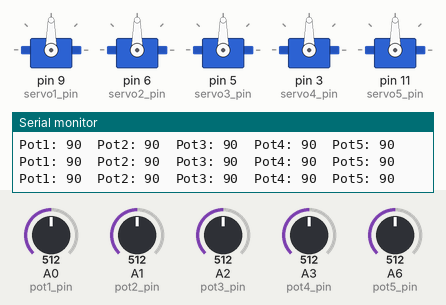
This sketch was run on a simulated Arduino Nano, built with avr-gcc and run on an emulated ATmega328P. On the bench: 5 × servo, the last lines printed to the serial monitor. The test bench sets the inputs (shaded band); at power-on: A0 (pot1_pin) = 512, A1 (pot2_pin) = 512, A2 (pot3_pin) = 512, A3 (pot4_pin) = 512, A6 (pot5_pin) = 512.

Above: at 1.2 s.
1.3 s: A0 (pot1_pin) set to 716
At 2.5 s:
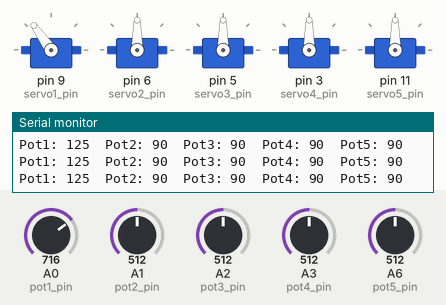
2.8 s: A1 (pot2_pin) set to 716
At 4.0 s:
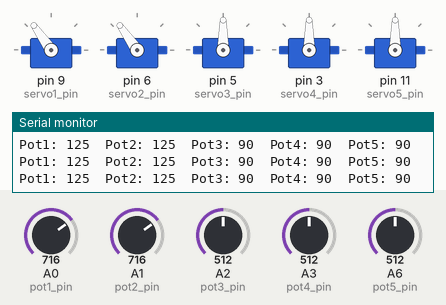
4.3 s: A2 (pot3_pin) set to 63
At 4.6 s:
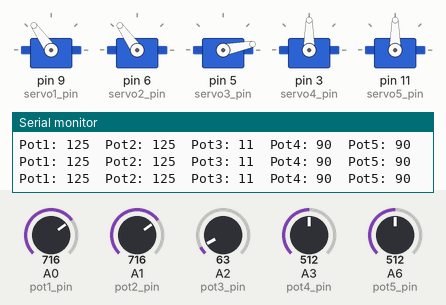
5.8 s: A2 (pot3_pin) set to 52
At 6.2 s:
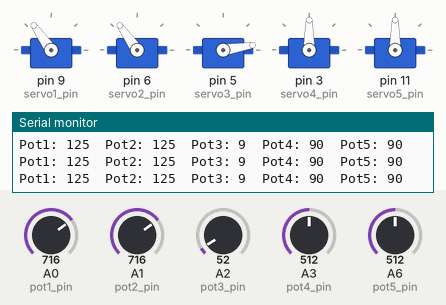
7.3 s: A3 (pot4_pin) set to 716
At 7.8 s:
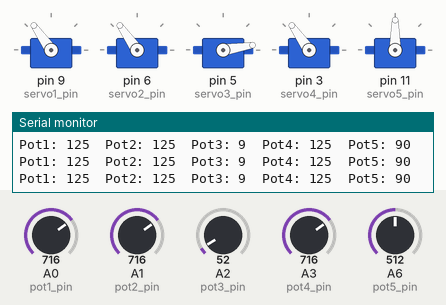
8.8 s: A6 (pot5_pin) set to 716
At 9.9 s:
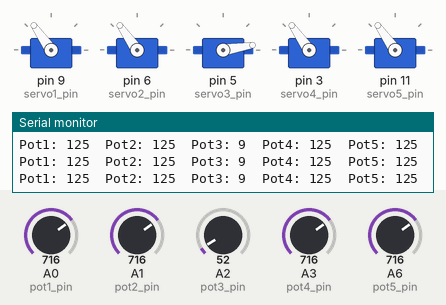
Timing chart, 0 to 11.3 s (numbered marks = the images above; inputs shaded):
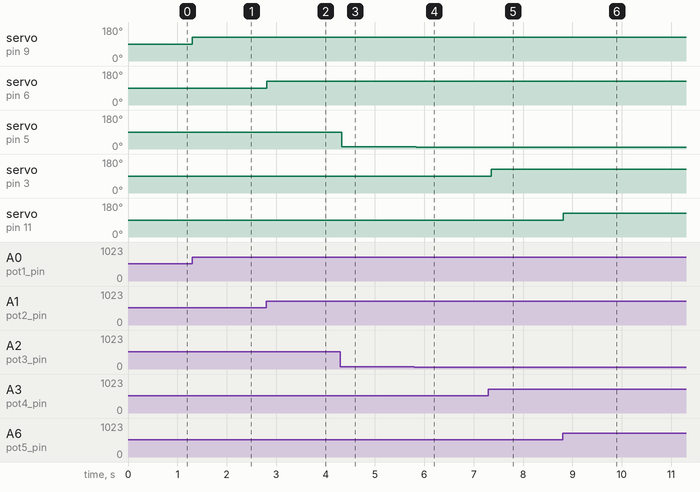

Measured:
- after the input at 1.3 s, servo on pin 9 (servo1_pin): 90° → 125° at once
- after the input at 2.8 s, servo on pin 6 (servo2_pin): 90° → 125° at once
- after the input at 4.3 s, servo on pin 5 (servo3_pin): 90° → 11° at once
- after the input at 5.8 s, servo on pin 5 (servo3_pin): 11° → 9° at once
- after the input at 7.3 s, servo on pin 3 (servo4_pin): 90° → 125° after 0.05 s
- after the input at 8.8 s, servo on pin 11 (servo5_pin): 90° → 125° at once

The sketch:

pot_control.ino
```cpp
/***********************************************************
File name: Potentiometer_control.ino
Description: Potentiometer controls the rotation angle of the servo.
Website: www.adeept.com
E-mail: support@adeept.com
Author: Tomp
Date: 2020/12/12

Modifications by JF:
- Refactored code for readability
***********************************************************/
#include <Servo.h>

// create five different servo motor objects
Servo servo1;
Servo servo2;
Servo servo3;
Servo servo4;
Servo servo5;

// enumerate each pin from the Arduino for each servo motor
const int servo1_pin = 9;
const int servo2_pin = 6;
const int servo3_pin = 5;
const int servo4_pin = 3;
const int servo5_pin = 11;

// enumerate each analog input pin each potentiometer is connected on the Arduino
const int pot1_pin = A0;
const int pot2_pin = A1;
const int pot3_pin = A2;
const int pot4_pin = A3;
const int pot5_pin = A6;

// set initial angular positions for the servo motors
const int servo1_initial_position = 90;
const int servo2_initial_position = 90;
const int servo3_initial_position = 90;
const int servo4_initial_position = 90;
const int servo5_initial_position = 90;

void setup()
{

  // set potentiometer ports to inputs
  pinMode(pot1_pin, INPUT);
  pinMode(pot2_pin, INPUT);
  pinMode(pot3_pin, INPUT);
  pinMode(pot4_pin, INPUT);
  pinMode(pot5_pin, INPUT);

  // attach all servo objects to their correct pins
  servo1.attach(servo1_pin);
  servo2.attach(servo2_pin);
  servo3.attach(servo3_pin);
  servo4.attach(servo4_pin);
  servo5.attach(servo5_pin);

  // command the servos to go to their initial position
  servo1.write(servo1_initial_position);
  servo2.write(servo2_initial_position);
  servo3.write(servo3_initial_position);
  servo4.write(servo4_initial_position);
  servo5.write(servo5_initial_position);

  // initialize the serial port at 115200 baud
  Serial.begin(115200);
}
void loop()
{

  // read the value from all the potentiometers
  int pot1_reading = analogRead(pot1_pin);
  int pot2_reading = analogRead(pot2_pin);
  int pot3_reading = analogRead(pot3_pin);
  int pot4_reading = analogRead(pot4_pin);
  int pot5_reading = analogRead(pot5_pin);

  // convert those values [0,1023] into angles [0,180]
  int angle1 = map(pot1_reading, 0, 1023, 0, 180);
  int angle2 = map(pot2_reading, 0, 1023, 0, 180);
  int angle3 = map(pot3_reading, 0, 1023, 0, 180);
  int angle4 = map(pot4_reading, 0, 1023, 0, 180);
  int angle5 = map(pot5_reading, 0, 1023, 0, 180);

  // command each motor to its angle
  servo1.write(angle1);
  servo2.write(angle2);
  servo3.write(angle3);
  servo4.write(angle4);
  servo5.write(angle5);

  // print out all the angles to the screen
  Serial.print("Pot1: "); Serial.print(angle1);
  Serial.print("\tPot2: "); Serial.print(angle2);
  Serial.print("\tPot3: "); Serial.print(angle3);
  Serial.print("\tPot4: "); Serial.print(angle4);
  Serial.print("\tPot5: "); Serial.println(angle5);

  // delay 50 ms
  delay(50);
}
```
